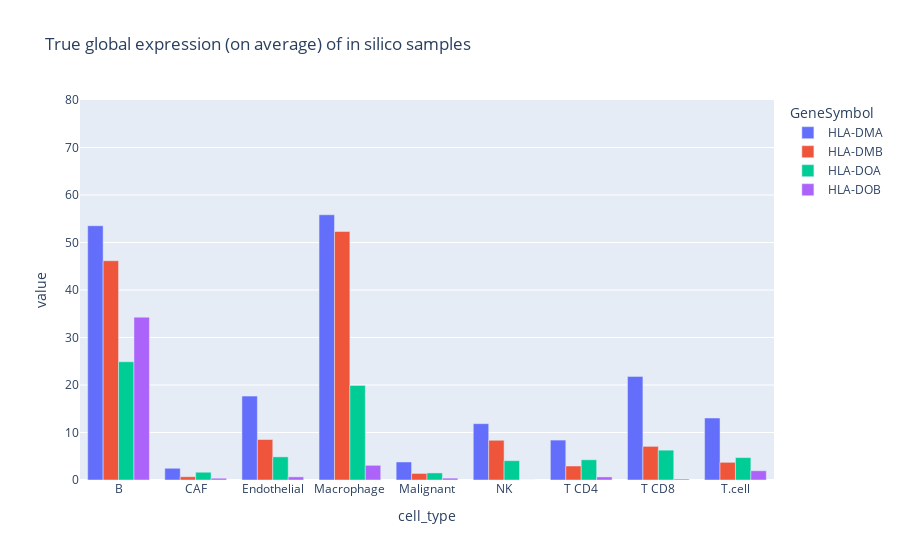

The code cell stored with this chart in its notebook:
### Code cell
fig = px.bar(
    true_geps_on_average.loc[example_genes[0:4]].T,
    barmode="group",
    title="True global expression (on average) of in silico samples",
)
fig.update_yaxes(range=[0, 80])

### Figure 1 — Plotly figure (JSON) as saved in the notebook; plotly's stock layout.template omitted (floating-point values rounded to 4 significant figures)
{"data": [{"alignmentgroup": "True", "hovertemplate": "GeneSymbol=HLA-DMA<br>cell_type=%{x}<br>value=%{y}<extra></extra>", "legendgroup": "HLA-DMA", "marker": {"color": "#636efa", "pattern": {"shape": ""}}, "name": "HLA-DMA", "offsetgroup": "HLA-DMA", "orientation": "v", "showlegend": true, "textposition": "auto", "type": "bar", "x": ["B", "CAF", "Endothelial", "Macrophage", "Malignant", "NK", "T CD4", "T CD8", "T.cell"], "xaxis": "x", "y": [53.53, 2.469, 17.66, 55.84, 3.793, 11.86, 8.405, 21.81, 13.05], "yaxis": "y"}, {"alignmentgroup": "True", "hovertemplate": "GeneSymbol=HLA-DMB<br>cell_type=%{x}<br>value=%{y}<extra></extra>", "legendgroup": "HLA-DMB", "marker": {"color": "#EF553B", "pattern": {"shape": ""}}, "name": "HLA-DMB", "offsetgroup": "HLA-DMB", "orientation": "v", "showlegend": true, "textposition": "auto", "type": "bar", "x": ["B", "CAF", "Endothelial", "Macrophage", "Malignant", "NK", "T CD4", "T CD8", "T.cell"], "xaxis": "x", "y": [46.16, 0.6874, 8.519, 52.32, 1.382, 8.364, 2.95, 7.083, 3.721], "yaxis": "y"}, {"alignmentgroup": "True", "hovertemplate": "GeneSymbol=HLA-DOA<br>cell_type=%{x}<br>value=%{y}<extra></extra>", "legendgroup": "HLA-DOA", "marker": {"color": "#00cc96", "pattern": {"shape": ""}}, "name": "HLA-DOA", "offsetgroup": "HLA-DOA", "orientation": "v", "showlegend": true, "textposition": "auto", "type": "bar", "x": ["B", "CAF", "Endothelial", "Macrophage", "Malignant", "NK", "T CD4", "T CD8", "T.cell"], "xaxis": "x", "y": [24.89, 1.637, 4.872, 19.92, 1.489, 4.067, 4.259, 6.285, 4.72], "yaxis": "y"}, {"alignmentgroup": "True", "hovertemplate": "GeneSymbol=HLA-DOB<br>cell_type=%{x}<br>value=%{y}<extra></extra>", "legendgroup": "HLA-DOB", "marker": {"color": "#ab63fa", "pattern": {"shape": ""}}, "name": "HLA-DOB", "offsetgroup": "HLA-DOB", "orientation": "v", "showlegend": true, "textposition": "auto", "type": "bar", "x": ["B", "CAF", "Endothelial", "Macrophage", "Malignant", "NK", "T CD4", "T CD8", "T.cell"], "xaxis": "x", "y": [34.28, 0.3761, 0.6558, 3.092, 0.3925, 0, 0.6434, 0.2003, 1.947], "yaxis": "y"}], "layout": {"autosize": true, "barmode": "group", "legend": {"title": {"text": "GeneSymbol"}, "tracegroupgap": 0}, "title": {"text": "True global expression (on average) of in silico samples"}, "xaxis": {"anchor": "y", "autorange": true, "domain": [0, 1], "range": [-0.5, 8.5], "title": {"text": "cell_type"}, "type": "category"}, "yaxis": {"anchor": "x", "domain": [0, 1], "range": [0, 80], "title": {"text": "value"}, "type": "linear"}}}
